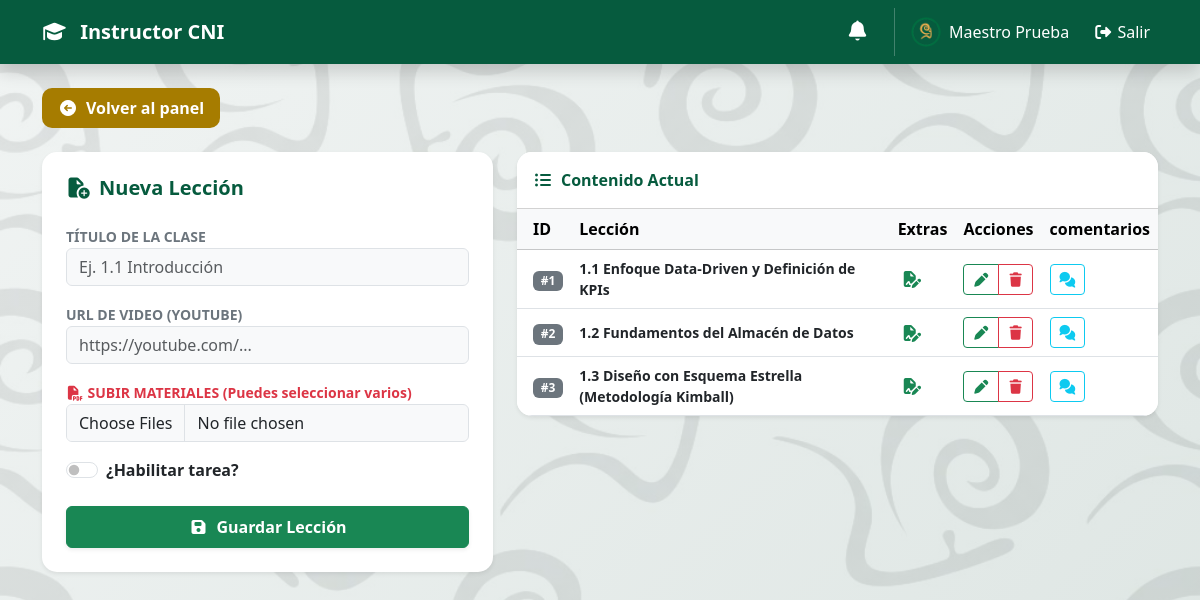
/Client/Nueva_Leccion.php?curso_id=1 (signed in), run on the app's committed database.
### tables this page shows
CREATE TABLE `lecciones` (
  `id` int(11) NOT NULL,
  `curso_id` int(11) DEFAULT NULL,
  `titulo` varchar(150) NOT NULL,
  `contenido_url` varchar(255) DEFAULT NULL,
  `pdf_ruta` varchar(255) DEFAULT NULL,
  `tiene_tarea` tinyint(1) DEFAULT 0
);

### Client/Nueva_Leccion.php (the view, shortened to what this page needs)
<?php
include 'Includes/header.php';
$conexion = ConexionDB::obtenerConexion();
$curso_id = mysqli_real_escape_string($conexion, $_GET['curso_id']);
$query_lecciones = "SELECT * FROM lecciones WHERE curso_id = '$curso_id' ORDER BY id ASC";
$lecciones = mysqli_query($conexion, $query_lecciones);
?>
<div class="container mt-4">
    <a href="index.php" class="btn btn-uabc-gold px-3 py-2 mb-4">
        <i class="fa-solid fa-circle-arrow-left me-2"></i>Volver al panel
    </a>
    <div class="row">
        <div class="col-md-5">
            <div class="card shadow-sm p-4 mb-4" style="border-radius: 15px; border: none;">
                <h5 class="fw-bold mb-4" style="color: #065b3e;">
                    <i class="fa-solid fa-file-circle-plus me-2"></i>Nueva Lección
                </h5>
                <form action="Includes/Leccion.php" method="POST" enctype="multipart/form-data">
                    <div class="mb-3">
                        <label class="small fw-bold text-secondary">TÍTULO DE LA CLASE</label>
                        <input type="text" name="titulo_leccion" class="form-control bg-light" placeholder="Ej. 1.1 Introducción" required>
                    </div>
                    <div class="mb-3">
                        <label class="small fw-bold text-secondary">URL DE VIDEO (YOUTUBE)</label>
                        <input type="text" name="url_video" class="form-control bg-light" placeholder="https://youtube.com/..." required>
                    </div>
                    <div class="mb-3">
                        <label class="small fw-bold text-danger">
                            <i class="fa-solid fa-file-pdf me-1"></i>SUBIR MATERIALES (Puedes seleccionar varios)
                        </label>
                        <input type="file" name="pdf_files[]" class="form-control bg-light" accept=".pdf" multiple>
                    </div>
                    <div class="form-check form-switch mb-4">
                        <input class="form-check-input" type="checkbox" name="tiene_tarea" id="checkTarea">
                        <label class="form-check-label fw-bold" for="checkTarea">¿Habilitar tarea?</label>
                    </div>
                    <button type="submit" class="btn btn-success w-100 fw-bold py-2 shadow-sm">
                        <i class="fa-solid fa-floppy-disk me-2"></i>Guardar Lección
                    </button>
                </form>
            </div>
        </div>
        <div class="col-md-7">
            <div class="card shadow-sm border-0" style="border-radius: 15px; overflow: hidden;">
                <div class="card-header bg-white fw-bold py-3" style="color: #065b3e;">
                    <i class="fa-solid fa-list-ul me-2"></i>Contenido Actual
                </div>
                <div class="table-responsive">
                    <table class="table table-hover align-middle mb-0">
                        <thead class="table-light">
                            <tr>
                                <th class="ps-3">ID</th>
                                <th>Lección</th>
                                <th>Extras</th>
                                <th class="text-center">Acciones</th>
                                <th>comentarios</th>
                            </tr>
                        </thead>
                        <tbody>
                            <?php while ($l = mysqli_fetch_assoc($lecciones)): ?>
                                <tr>
                                    <td class="ps-3"><span class="badge bg-secondary">#<?php echo $l['id']; ?></span></td>
                                    <td class="small fw-bold text-dark"><?php echo $l['titulo']; ?></td>
                                    <td>
                                        <?php if ($l['tiene_tarea']): ?>
                                            <i class="fa-solid fa-file-signature text-success mx-1"></i>
                                        <?php endif; ?>
                                    </td>
                                    <td class="text-center">
                                        <div class="btn-group">
                                            <a href="editar_leccion.php?id=<?php echo $l['id']; ?>" class="btn btn-sm btn-outline-success"><i class="fa-solid fa-pen"></i></a>
                                            <a href="Includes/Leccion.php?action=delete&id=<?php echo $l['id']; ?>&curso_id=<?php echo $curso_id; ?>"
                                                class="btn btn-sm btn-outline-danger"
                                                onclick="return confirm('¿Seguro que quieres borrar esta lección?')">
                                                <i class="fa-solid fa-trash"></i>
                                            </a>
                                        </div>
                                    </td>
                                    <td>
                                        <a href="Ver_Comentarios.php?leccion_id=<?php echo $l['id']; ?>&curso_id=<?php echo $curso_id; ?>" class="btn btn-sm btn-outline-info" title="Foro de Dudas">
                                            <i class="fa-solid fa-comments"></i>
                                        </a>
                                    </td>
                                </tr>
                            <?php endwhile; ?>
                        </tbody>
                    </table>
                </div>
            </div>
        </div>
    </div>
</div>
<?php include 'Includes/Footer.php'; ?>

### Client/Includes/Header.php (style rules this page uses)
body { background: linear-gradient(135deg, rgba(240, 244, 243, 0.8) 0%, rgba(216, 226, 223, 0.8) 100%), url("../Assets/Img/FondoCimarron.jpg"); background-size: cover; background-position: center; background-repeat: repeat; background-attachment: fixed; min-height: 100vh; }
.btn-uabc-gold { background-color: #a67c00; color: white; border-radius: 10px; font-weight: bold; transition: all 0.3s; border: none; }

### data on the page
lecciones: id "1", titulo "1.1 Enfoque Data-Driven y Definición de KPIs", tiene_tarea 1 (drawn)
lecciones: id "2", titulo "1.2 Fundamentos del Almacén de Datos", tiene_tarea 1 (drawn)
lecciones: id "3", titulo "1.3 Diseño con Esquema Estrella (Metodología Kimball)", tiene_tarea 1 (drawn)

### other printed values
$_SESSION['nombre'] "Maestro Prueba"
